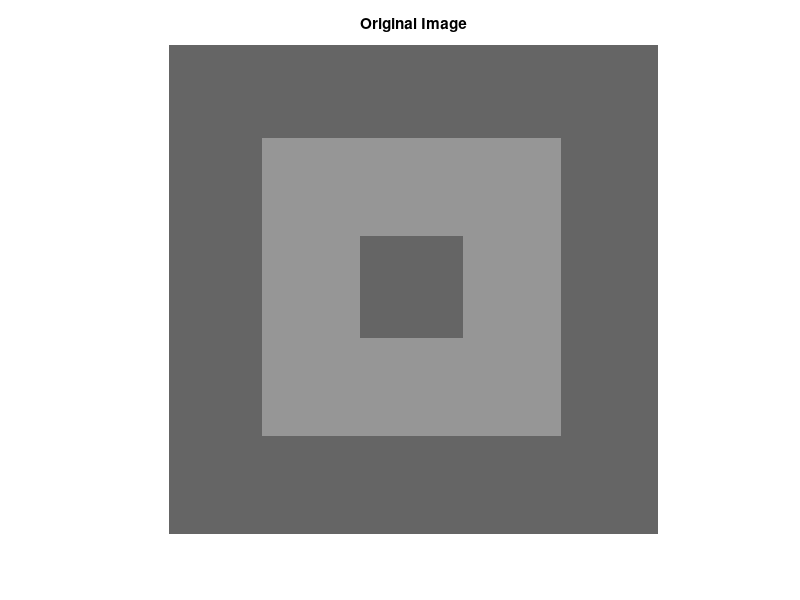
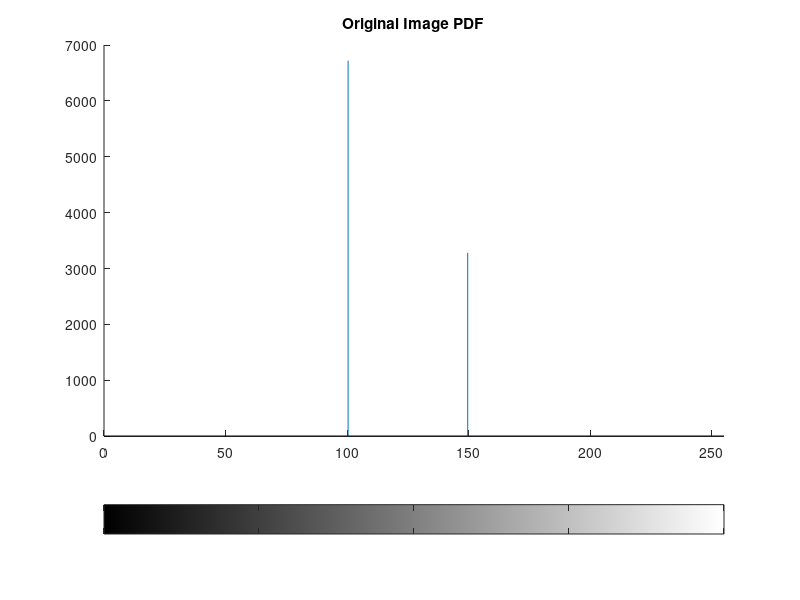
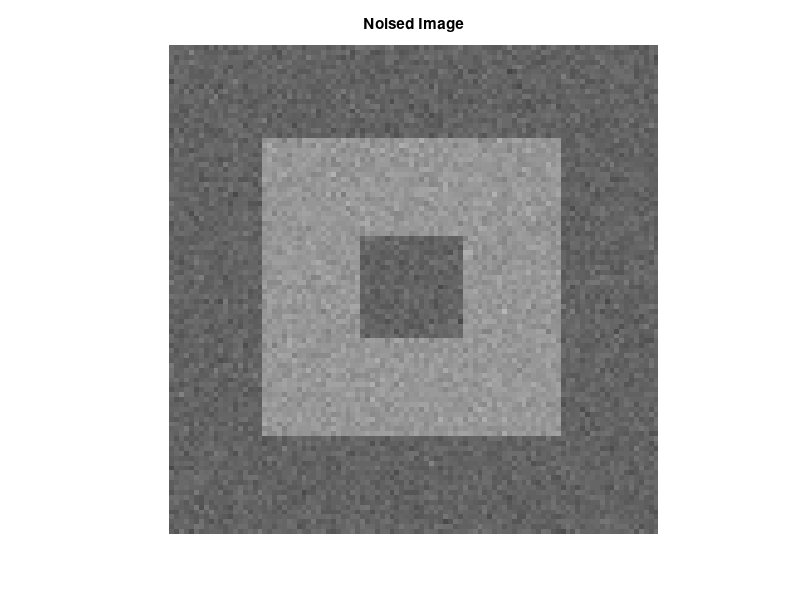
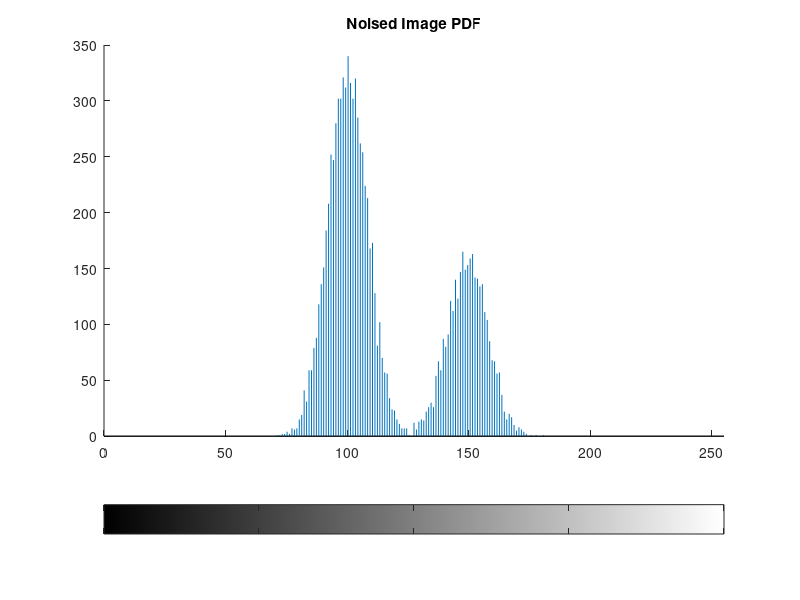

These figures' MATLAB source, in order: (Note: this script raises an error after producing the figures.)
clear all; close all;

boxImage = zeros(100,100);
boxImage = uint8(boxImage+100);
boxImage(25:75, 25:75) = 150;

boxImage = zeros(100,100);
boxImage = uint8(boxImage+100);
boxImage(20:80, 20:80) = 150;
boxImage(40:60, 40:60) = 100;


% boxImage = zeros(10,10);
% boxImage = uint8(boxImage+100);
% boxImage(4:7, 4:7) = 150;

% boxImage = zeros(7,7);
% boxImage = uint8(boxImage+100);
% boxImage(3:5, 3:5) = 150;

originalImage = boxImage;
figure; imshow(originalImage, "InitialMagnification", 'fit'); title("Original Image");

figure; imhist(originalImage, 255);title("Original Image PDF");

% boxImage = imread("../ImageBank/testpattern512.tif");
% boxImage = imread("../ImageBank/lena.tif");

% noising the image
boxImage = imnoise(boxImage, "gaussian", 0, 0.001);
% boxImage = imnoise(boxImage, "salt & pepper", 0.01);
image = boxImage;

% boxImage = zeros(10,10);
% boxImage = uint8(boxImage+100);
% boxImage(4:7, 4:7) = 150;
% % noising the image
% boxImage = imnoise(boxImage, "gaussian", 0, 0.001);
% % boxImage = imnoise(boxImage, "salt & pepper", 0.1);

% noised Image
figure;imshow(boxImage, "InitialMagnification", 'fit'); title("Noised Image"); 
figure; imhist(boxImage, 255);title("Noised Image PDF");

% after noising, run mean or median filterning to get the connections
% better
% Kernel=3
% w= fspecial('average',Kernel) 
% averagedImage= conv2(boxImage, w, 'same');
% averagedImage=uint8(averagedImage);
% image = averagedImage;
% figure;imshow(image, "InitialMagnification", 'fit'); title("Unnoised Image");

medianedImage = medfilt2(boxImage,[3,3]);
medianedImage=uint8(medianedImage);
image = medianedImage;
figure;imshow(image, "InitialMagnification", 'fit'); title("Unnoised Image for 4-connectivity");

% boxImage = zeros(4,4);
% boxImage = uint8(boxImage+100);
% boxImage(2:3, 2:3) = 150;
% % noising the image
% boxImage = imnoise(boxImage, "gaussian", 0, 0.001);
% image = boxImage;



figure; imshow(image, "InitialMagnification", 'fit'); title("Unnoised image");

% figure; imhist(image);
image = image > 125;
figure; imshow(image, "InitialMagnification", 'fit'); title("Logical Unnoised image");

[m,n] = size(image);

flag = true;


global travelledMatrix;
travelledMatrix = zeros(size(boxImage));
travelledMatrixCoverage = find(travelledMatrix==0);

global connectionsCount;
connectionsCount = 1;
global conMatrix;
conMatrix = zeros([m,n,10]);
global connectionsMatrix;
connectionsMatrix = zeros([m,n,10]);


while(~isempty(travelledMatrixCoverage))
    [row, column, data] = find(travelledMatrix == 0);
    connectionStartX = row(1);
    connectionStartY = column(1);
    
    conMatrix(connectionStartX,connectionStartY,connectionsCount) = 1;

    tic
    connectionsMatrix(:,:,connectionsCount) = connectivity(image, conMatrix(:,:,connectionsCount), travelledMatrix, connectionStartX, connectionStartY);
    timeElapsed = toc
    
    connectionsCount = connectionsCount + 1;
    travelledMatrixCoverage = find(travelledMatrix==0);
end


figure; 
subplot(1,2,1); imshow(boxImage); title("Original Image");
subplot(1,2,2); imshow(image); title("Logical Image");

displayConnections(connectionsMatrix, connectionsCount-1, boxImage);

variances = captureConnectionsVariances(connectionsMatrix, connectionsCount-1, boxImage);
[localConnectedVariancesMatrix, meanVariances] = captureConnectionsLocalVariances(connectionsMatrix, connectionsCount-1, boxImage);

save("connectionOutput")

function [connectionsMatrix] = connectivity(image, cm, tm, i, j)
    [m,n] = size(image);
    connectionsMatrix = cm
    if i<1 || i>m || i<1 || i>m || j <1 || j>n || j<1 || j>n
        return
    end

    global travelledMatrix;
    travelledMatrix = tm;
    
    if travelledMatrix(i,j) == 1
        return
    else
        travelledMatrix(i,j) = 1;
    end

    disp("Image iteration i="+i+" j="+j);
    currentIndexValue = image(i,j);

    
    
    top = i-1;
    bottom = i+1;
    left = j-1;
    right = j+1;

    if top>=1 && top <=m
        topIndexValue = image(top,j);
        

        if currentIndexValue == topIndexValue
            cm(top,j) = 1;
            
            if travelledMatrix(top,j) ~= 1
                cm = connectivity(image,cm,travelledMatrix, top,j);
            end
        end
    end

    if bottom >=1 && bottom<=m
        bottomIndexValue = image(bottom,j);
        

        if currentIndexValue == bottomIndexValue
            cm(bottom,j) = 1;
            
            if travelledMatrix(bottom,j) ~= 1
                cm = connectivity(image,cm,travelledMatrix, bottom,j);
            end
        end
    end

    if left>=1 && left <=n
        leftIndexValue = image(i,left);
        

        if currentIndexValue == leftIndexValue
            cm(i,left) = 1;

            if travelledMatrix(i,left) ~= 1
                cm = connectivity(image,cm,travelledMatrix, i,left);
            end
        end
    end

    if right >=1 && right<=n
        rightIndexValue = image(i,right);
        

        if currentIndexValue == rightIndexValue
            cm(i,right) = 1;

            if travelledMatrix(i,right) ~= 1
                cm = connectivity(image,cm,travelledMatrix, i,right);
            end
        end
    end

    connectionsMatrix = cm;
end

function display = displayConnections(connectivityMatrices, connectionsCount, image)

    [m,n] = size(image);
    for connectionIndex = 1:connectionsCount
        connectionMatrix = connectivityMatrices(:,:,connectionIndex);

        mask = connectionMatrix;
        overlapIndices = find(mask==1);

        reshapedImage = reshape(image, [m*n,1]);

        outputImage = zeros(size(image));
        reshapedOutputImage = reshape(outputImage, [m*n,1]);
        reshapedOutputImage(overlapIndices,:) = reshapedImage(overlapIndices,:);
        outputImage = uint8(reshape(reshapedOutputImage, [m,n]));

        figure; 
        imshow(outputImage, "InitialMagnification", 'fit'); title("Connection "+connectionIndex);

    end
    
    display = 1
end

function variances = captureConnectionsVariances(connectivityMatrices, connectionsCount, image)

    [m,n] = size(image);
    variances = zeros(size(image));
    variances(1:m, 1:n) = -1;
    
    
    for connectionIndex = 1:connectionsCount
        connectionMatrix = connectivityMatrices(:,:,connectionIndex);

        mask = connectionMatrix;
        overlapIndices = find(mask==1);

        connectedImage = uint8(mask).*image;
        reshapedConnectedImage = reshape(connectedImage, [m*n, 1]);
        reshapedConnectionPixelValues = reshapedConnectedImage(overlapIndices,:);
        varianceConnectionPixelValues = var(double(reshapedConnectionPixelValues), 1, 'all');

        reshapedVarianceMatrix = reshape(variances, [m*n,1]);
        reshapedVarianceMatrix(overlapIndices,:) = varianceConnectionPixelValues;
        variances = reshape(reshapedVarianceMatrix, [m,n]);

    end
end

% plan is to calculate variances also as a group of 3
% earlier it was whole connected variance, not window
% now its to take the connectedness with window 3
% after each connection iteration, within the inner 2 for loops
% maintain local variable for connection specific variances matrix
% then calculat mean, assign to position of the connectivity mask
% this will be new variances, signal noise
% the local neighborhood variance would be the normal, the unmeaned one
function [localConnectedVariancesMatrix, meanConnectedVariances] = captureConnectionsLocalVariances(connectivityMatrices, connectionsCount, image)
    [m,n] = size(image);
    localConnectedVariancesMatrix = zeros(size(image));
    localConnectedVariancesMatrix(1:m, 1:n) = -1;

    localVariancesMatrix = zeros(size(image));
    localVariancesMatrix(1:m, 1:n) = -1;

    meanConnectedVariances = zeros(size(image));
    meanConnectedVariances(1:m, 1:n) = -1;

    paddedImage = padarray(image, [1 1], 0);
    
    % defining window
    windowX = 3;
    windowY = 3;

    for i = 1:(size(paddedImage,1)-windowX+1)
        for j = 1:(size(paddedImage,2)-windowY+1)

            % windowSelection = paddedImage(i:i+windowX-1, j:j+windowY-1);
            
            windowSelection = [
                paddedImage(i,j), paddedImage(i, j+1), paddedImage(i,j+2);
                paddedImage(i+1,j), paddedImage(i+1, j+1), paddedImage(i+1,j+2);
                paddedImage(i+2,j), paddedImage(i+2, j+1), paddedImage(i+2,j+2);
            ];

            windowSelectionReshaped = reshape(windowSelection, [size(windowSelection,1)*size(windowSelection,2), 1]);

            localVariancesMatrix(i,j) = var(double(windowSelectionReshaped), 1, 'all')'
    
        end
    end
    
    for connectionIndex = 1:connectionsCount
        connectionMatrix = connectivityMatrices(:,:,connectionIndex);

        mask = connectionMatrix;
        overlapIndices = find(mask==1);
        
        connectedImage = uint8(mask).*image;
        paddedImage = padarray(connectedImage, [1 1], 0);
    
        % running the window over the image
        for i = 1:(size(paddedImage,1)-windowX+1)
            for j = 1:(size(paddedImage,2)-windowY+1)

                if(mask(i,j)==1)

                    % windowSelection = paddedImage(i:i+windowX-1, j:j+windowY-1);
                
                    windowSelection = [
                        paddedImage(i,j), paddedImage(i, j+1), paddedImage(i,j+2);
                        paddedImage(i+1,j), paddedImage(i+1, j+1), paddedImage(i+1,j+2);
                        paddedImage(i+2,j), paddedImage(i+2, j+1), paddedImage(i+2,j+2);
                    ];
    
                    windowSelectionReshaped = reshape(windowSelection, [size(windowSelection,1)*size(windowSelection,2), 1]);
                    
    
                    windowMask = find(windowSelection ~= 0);
                    windowConnectedPixelValues = windowSelectionReshaped(windowMask,:);
                    windowConnectedVarianceValues = var(double(windowConnectedPixelValues), 1, 'all');
    
                    if ~isnan(windowConnectedVarianceValues)
                        if windowConnectedVarianceValues ~= 0
                            localConnectedVariancesMatrix(i,j) = windowConnectedVarianceValues;
                            meanConnectedVariances(i,j) = windowConnectedVarianceValues;
                        end
                    end

                end
            end
        end

        reshapedMeanConnectedVariances = reshape(meanConnectedVariances, [m*n, 1]);
        varianceMean = mean(reshapedMeanConnectedVariances(overlapIndices,:), 'all');
        reshapedMeanConnectedVariances(overlapIndices,:) = varianceMean;
        meanConnectedVariances = reshape(reshapedMeanConnectedVariances, [m,n]);

    end
end
